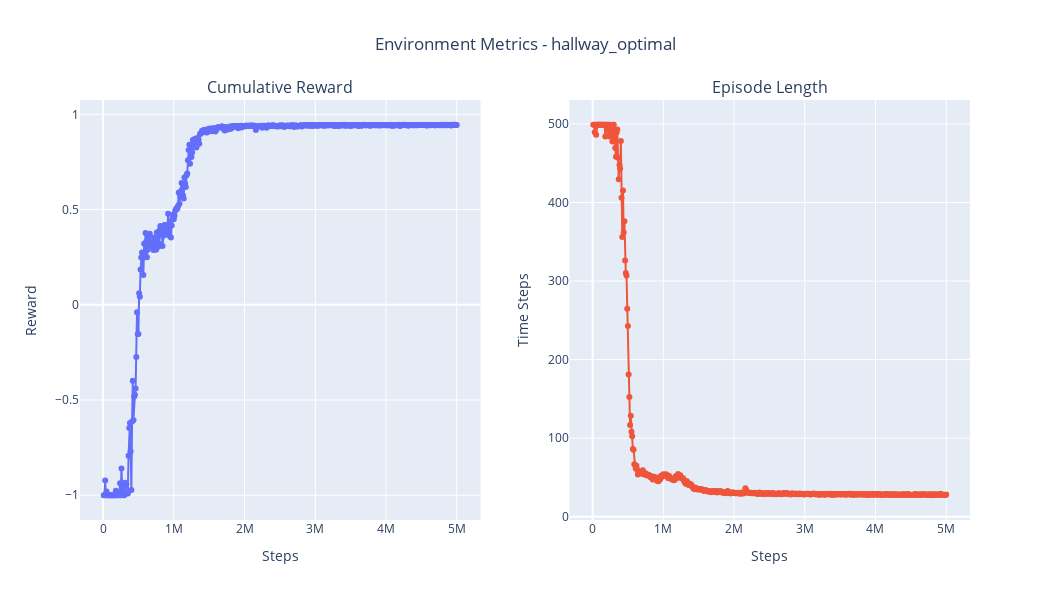
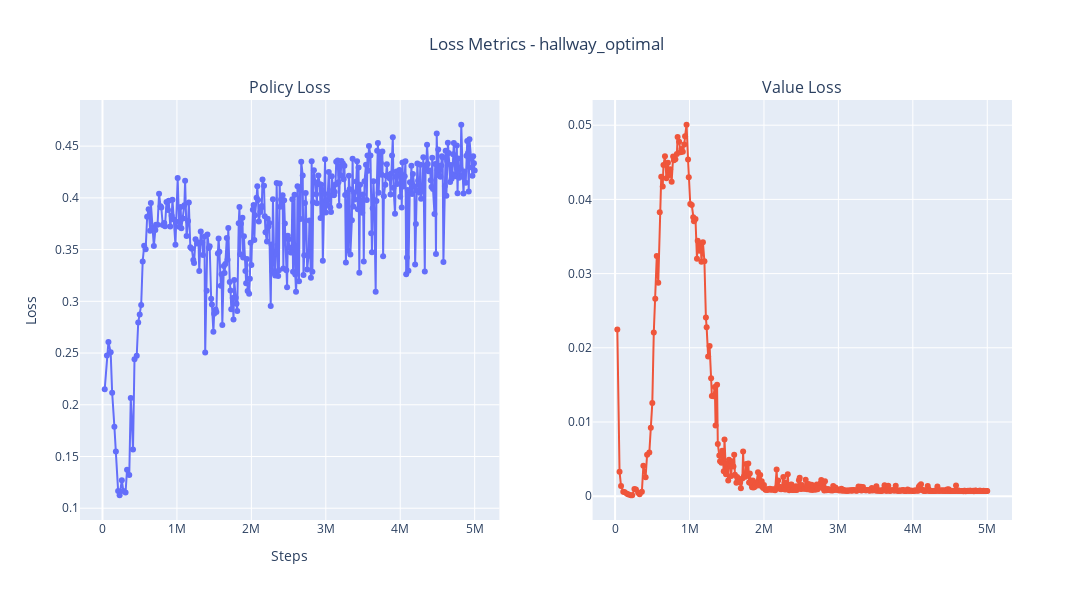
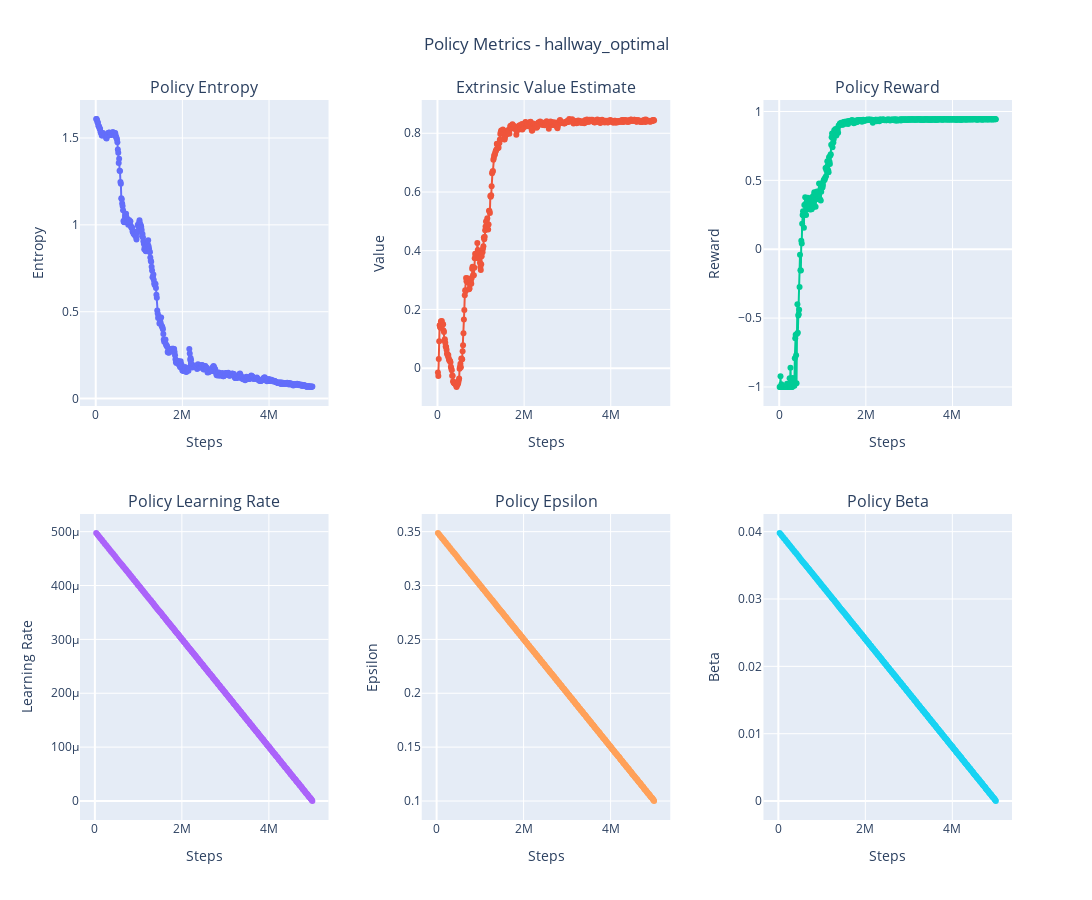

Write notebook code for charts like these, in order.
### Code cell
hallwayoptimaldemoconfig,hallwayoptimaldemoresults = experiment_results(mpath='/home/carolyn/results/',
                                                                          experimentname='hallway_optimal')

print('\nHallway Optimal Configuration\n')
display(hallwayoptimaldemoconfig)
print('\nHallway Optimal Results\n')
display(hallwayoptimaldemoresults)

### Figure 1 — Plotly figure (JSON) as saved in the notebook; plotly's stock layout.template omitted (floating-point values rounded to 4 significant figures; data arrays with more than 128 entries replaced by an {"elided": "..."} marker saying what was removed)
{"data": [{"mode": "lines+markers", "name": "Reward", "type": "scatter", "x": {"elided": "500 int values"}, "xaxis": "x", "y": {"elided": "500 float values"}, "yaxis": "y"}, {"mode": "lines+markers", "name": "Episode Length", "type": "scatter", "x": {"elided": "500 int values"}, "xaxis": "x2", "y": {"elided": "500 float values"}, "yaxis": "y2"}], "layout": {"annotations": [{"font": {"size": 16}, "showarrow": false, "text": "Cumulative Reward", "x": 0.225, "xanchor": "center", "xref": "paper", "y": 1, "yanchor": "bottom", "yref": "paper"}, {"font": {"size": 16}, "showarrow": false, "text": "Episode Length", "x": 0.775, "xanchor": "center", "xref": "paper", "y": 1, "yanchor": "bottom", "yref": "paper"}], "height": 600, "showlegend": false, "title": {"text": "Environment Metrics - hallway_optimal", "x": 0.5}, "width": 1050, "xaxis": {"anchor": "y", "domain": [0, 0.45], "title": {"text": "Steps"}}, "xaxis2": {"anchor": "y2", "domain": [0.55, 1], "title": {"text": "Steps"}}, "yaxis": {"anchor": "x", "domain": [0, 1], "title": {"text": "Reward"}}, "yaxis2": {"anchor": "x2", "domain": [0, 1], "title": {"text": "Time Steps"}}}}

### Figure 2 — Plotly figure (JSON) as saved in the notebook; plotly's stock layout.template omitted (floating-point values rounded to 4 significant figures; data arrays with more than 128 entries replaced by an {"elided": "..."} marker saying what was removed)
{"data": [{"mode": "lines+markers", "name": "Policy Loss", "type": "scatter", "x": {"elided": "368 int values"}, "xaxis": "x", "y": {"elided": "368 float values"}, "yaxis": "y"}, {"mode": "lines+markers", "name": "Value Loss", "type": "scatter", "x": {"elided": "368 int values"}, "xaxis": "x2", "y": {"elided": "368 float values"}, "yaxis": "y2"}], "layout": {"annotations": [{"font": {"size": 16}, "showarrow": false, "text": "Policy Loss", "x": 0.225, "xanchor": "center", "xref": "paper", "y": 1, "yanchor": "bottom", "yref": "paper"}, {"font": {"size": 16}, "showarrow": false, "text": "Value Loss", "x": 0.775, "xanchor": "center", "xref": "paper", "y": 1, "yanchor": "bottom", "yref": "paper"}], "height": 600, "showlegend": false, "title": {"text": "Loss Metrics - hallway_optimal", "x": 0.5}, "width": 1100, "xaxis": {"anchor": "y", "domain": [0, 0.45], "title": {"text": "Steps"}}, "xaxis2": {"anchor": "y2", "domain": [0.55, 1]}, "yaxis": {"anchor": "x", "domain": [0, 1], "title": {"text": "Loss"}}, "yaxis2": {"anchor": "x2", "domain": [0, 1]}}}

### Figure 3 — Plotly figure (JSON) as saved in the notebook; plotly's stock layout.template omitted (floating-point values rounded to 4 significant figures; data arrays with more than 128 entries replaced by an {"elided": "..."} marker saying what was removed)
{"data": [{"mode": "lines+markers", "name": "Policy Entropy", "type": "scatter", "x": {"elided": "500 int values"}, "xaxis": "x", "y": {"elided": "500 float values"}, "yaxis": "y"}, {"mode": "lines+markers", "name": "Value Estimate", "type": "scatter", "x": {"elided": "500 int values"}, "xaxis": "x2", "y": {"elided": "500 float values"}, "yaxis": "y2"}, {"mode": "lines+markers", "name": "Policy Reward", "type": "scatter", "x": {"elided": "500 int values"}, "xaxis": "x3", "y": {"elided": "500 float values"}, "yaxis": "y3"}, {"mode": "lines+markers", "name": "Policy Learning Rate", "type": "scatter", "x": {"elided": "368 int values"}, "xaxis": "x4", "y": {"elided": "368 float values"}, "yaxis": "y4"}, {"mode": "lines+markers", "name": "Policy Epsilon", "type": "scatter", "x": {"elided": "368 int values"}, "xaxis": "x5", "y": {"elided": "368 float values"}, "yaxis": "y5"}, {"mode": "lines+markers", "name": "Policy Beta", "type": "scatter", "x": {"elided": "368 int values"}, "xaxis": "x6", "y": {"elided": "368 float values"}, "yaxis": "y6"}], "layout": {"annotations": [{"font": {"size": 16}, "showarrow": false, "text": "Policy Entropy", "x": 0.1333, "xanchor": "center", "xref": "paper", "y": 1, "yanchor": "bottom", "yref": "paper"}, {"font": {"size": 16}, "showarrow": false, "text": "Extrinsic Value Estimate", "x": 0.5, "xanchor": "center", "xref": "paper", "y": 1, "yanchor": "bottom", "yref": "paper"}, {"font": {"size": 16}, "showarrow": false, "text": "Policy Reward", "x": 0.8667, "xanchor": "center", "xref": "paper", "y": 1, "yanchor": "bottom", "yref": "paper"}, {"font": {"size": 16}, "showarrow": false, "text": "Policy Learning Rate", "x": 0.1333, "xanchor": "center", "xref": "paper", "y": 0.425, "yanchor": "bottom", "yref": "paper"}, {"font": {"size": 16}, "showarrow": false, "text": "Policy Epsilon", "x": 0.5, "xanchor": "center", "xref": "paper", "y": 0.425, "yanchor": "bottom", "yref": "paper"}, {"font": {"size": 16}, "showarrow": false, "text": "Policy Beta", "x": 0.8667, "xanchor": "center", "xref": "paper", "y": 0.425, "yanchor": "bottom", "yref": "paper"}], "height": 900, "showlegend": false, "title": {"text": "Policy Metrics - hallway_optimal", "x": 0.5}, "width": 1200, "xaxis": {"anchor": "y", "domain": [0, 0.2667], "title": {"text": "Steps"}}, "xaxis2": {"anchor": "y2", "domain": [0.3667, 0.6333], "title": {"text": "Steps"}}, "xaxis3": {"anchor": "y3", "domain": [0.7333, 1], "title": {"text": "Steps"}}, "xaxis4": {"anchor": "y4", "domain": [0, 0.2667], "title": {"text": "Steps"}}, "xaxis5": {"anchor": "y5", "domain": [0.3667, 0.6333], "title": {"text": "Steps"}}, "xaxis6": {"anchor": "y6", "domain": [0.7333, 1], "title": {"text": "Steps"}}, "yaxis": {"anchor": "x", "domain": [0.575, 1], "title": {"text": "Entropy"}}, "yaxis2": {"anchor": "x2", "domain": [0.575, 1], "title": {"text": "Value"}}, "yaxis3": {"anchor": "x3", "domain": [0.575, 1], "title": {"text": "Reward"}}, "yaxis4": {"anchor": "x4", "domain": [0, 0.425], "title": {"text": "Learning Rate"}}, "yaxis5": {"anchor": "x5", "domain": [0, 0.425], "title": {"text": "Epsilon"}}, "yaxis6": {"anchor": "x6", "domain": [0, 0.425], "title": {"text": "Beta"}}}}
